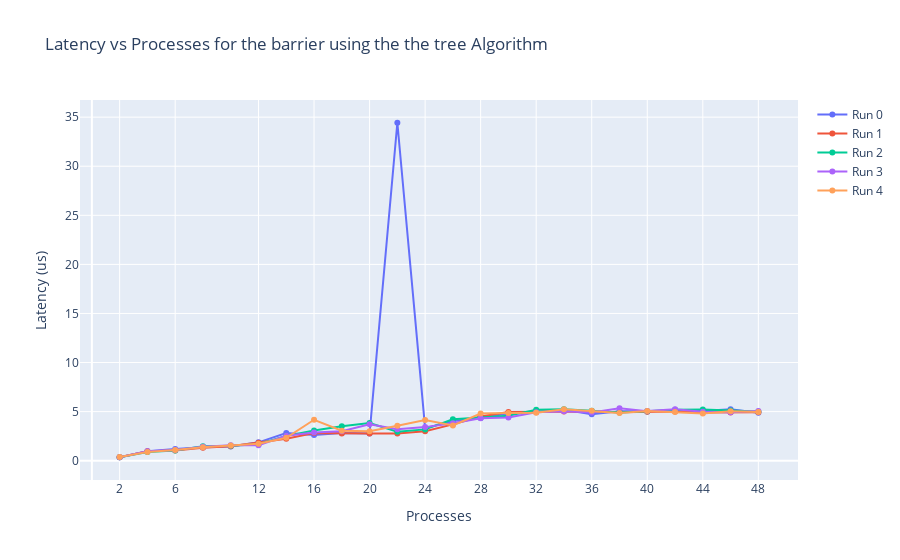

The code cell stored with this chart in its notebook:
### Code cell
# Initialize the figure
fig = go.Figure()

tree_df = [tree_df[i] for i in range(len(tree_df)) if i !=5]

# Start plotting the data
for selected in range(len(tree_df)):
	# The two runs
	used_df = tree_df[selected]
	# Only plot for 512KB and 1MB, a.k.a. one fitting entirely in L1 and one not fitting
	# Plot the data
	fig.add_trace(go.Scatter(x=used_df['Processes'], 
							y=used_df['Latency'],
							mode='lines+markers',
							name="Run "+str(selected)))
# Update the layout by naming the appropirate tings and highlighting some places of interest in the x-axis
fig.update_layout(title='Latency vs Processes for the barrier using the the tree Algorithm', 
					xaxis_title='Processes', 
					yaxis_title='Latency (us)', 
					xaxis=dict(tickvals=tickvals)
				)

fig.show()

### Figure 1 — Plotly figure (JSON) as saved in the notebook; plotly's stock layout.template omitted (floating-point values rounded to 4 significant figures)
{"data": [{"mode": "lines+markers", "name": "Run 0", "type": "scatter", "x": [2, 4, 6, 8, 10, 12, 14, 16, 18, 20, 22, 24, 26, 28, 30, 32, 34, 36, 38, 40, 42, 44, 46, 48], "y": [0.36, 0.97, 1.18, 1.38, 1.44, 1.87, 2.81, 2.61, 2.82, 2.76, 34.43, 3.31, 4.04, 4.36, 4.84, 4.98, 5.2, 4.73, 5.03, 5.01, 5.06, 5.05, 5.23, 4.88]}, {"mode": "lines+markers", "name": "Run 1", "type": "scatter", "x": [2, 4, 6, 8, 10, 12, 14, 16, 18, 20, 22, 24, 26, 28, 30, 32, 34, 36, 38, 40, 42, 44, 46, 48], "y": [0.36, 0.95, 1.03, 1.32, 1.47, 1.83, 2.24, 2.81, 2.77, 2.78, 2.78, 3.01, 3.7, 4.51, 4.95, 4.95, 5, 5.02, 4.94, 4.98, 5.02, 4.92, 4.9, 4.93]}, {"mode": "lines+markers", "name": "Run 2", "type": "scatter", "x": [2, 4, 6, 8, 10, 12, 14, 16, 18, 20, 22, 24, 26, 28, 30, 32, 34, 36, 38, 40, 42, 44, 46, 48], "y": [0.36, 0.89, 1.05, 1.46, 1.52, 1.67, 2.53, 3.07, 3.5, 3.84, 2.96, 3.19, 4.21, 4.37, 4.57, 5.19, 5.24, 5.08, 4.91, 5.03, 5.19, 5.22, 5.12, 5.02]}, {"mode": "lines+markers", "name": "Run 3", "type": "scatter", "x": [2, 4, 6, 8, 10, 12, 14, 16, 18, 20, 22, 24, 26, 28, 30, 32, 34, 36, 38, 40, 42, 44, 46, 48], "y": [0.35, 0.95, 1.1, 1.42, 1.58, 1.57, 2.53, 2.86, 2.99, 3.72, 3.2, 3.42, 3.81, 4.32, 4.41, 4.94, 5.04, 4.9, 5.35, 5.05, 5.23, 4.99, 4.93, 5.05]}, {"mode": "lines+markers", "name": "Run 4", "type": "scatter", "x": [2, 4, 6, 8, 10, 12, 14, 16, 18, 20, 22, 24, 26, 28, 30, 32, 34, 36, 38, 40, 42, 44, 46, 48], "y": [0.37, 0.89, 1.09, 1.38, 1.55, 1.73, 2.34, 4.17, 3.06, 3, 3.56, 4.15, 3.59, 4.8, 4.85, 4.89, 5.25, 5.08, 4.85, 5.07, 4.97, 4.81, 5.03, 4.96]}], "layout": {"title": {"text": "Latency vs Processes for the barrier using the the tree Algorithm"}, "xaxis": {"tickvals": [2, 6, 12, 16, 20, 24, 28, 32, 36, 40, 44, 48], "title": {"text": "Processes"}}, "yaxis": {"title": {"text": "Latency (us)"}}}}
